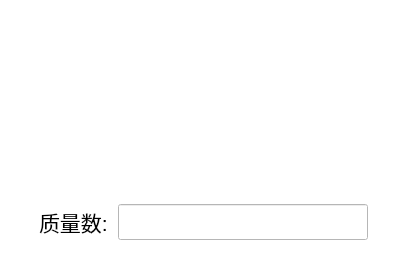
<?xml version="1.0" encoding="UTF-8"?>
<ui version="4.0">
 <class>MassInput</class>
 <widget class="QWidget" name="MassInput">
  <property name="geometry">
   <rect>
    <x>0</x>
    <y>0</y>
    <width>407</width>
    <height>269</height>
   </rect>
  </property>
  <property name="windowTitle">
   <string>Form</string>
  </property>
  <property name="autoFillBackground">
   <bool>false</bool>
  </property>
  <property name="styleSheet">
   <string notr="true">background-color:rgb(255, 255, 255);</string>
  </property>
  <layout class="QGridLayout" name="gridLayout">
   <property name="leftMargin">
    <number>20</number>
   </property>
   <property name="rightMargin">
    <number>20</number>
   </property>
   <item row="0" column="1">
    <widget class="QWidget" name="verticalWidget" native="true">
     <layout class="QVBoxLayout" name="verticalLayout">
      <property name="spacing">
       <number>10</number>
      </property>
      <item>
       <layout class="QHBoxLayout" name="horizontalLayout_2">
        <property name="leftMargin">
         <number>100</number>
        </property>
        <property name="rightMargin">
         <number>100</number>
        </property>
        <item>
         <widget class="QLabel" name="label">
          <property name="sizePolicy">
           <sizepolicy hsizetype="Preferred" vsizetype="Expanding">
            <horstretch>0</horstretch>
            <verstretch>0</verstretch>
           </sizepolicy>
          </property>
          <property name="styleSheet">
           <string notr="true">border-image: url(:/pathView/images/timg0.jpg);</string>
          </property>
          <property name="text">
           <string/>
          </property>
         </widget>
        </item>
       </layout>
      </item>
      <item>
       <widget class="QWidget" name="inputWidget" native="true">
        <property name="minimumSize">
         <size>
          <width>0</width>
          <height>20</height>
         </size>
        </property>
        <layout class="QHBoxLayout" name="horizontalLayout">
         <property name="spacing">
          <number>10</number>
         </property>
         <property name="leftMargin">
          <number>10</number>
         </property>
         <property name="rightMargin">
          <number>10</number>
         </property>
         <item>
          <widget class="QLabel" name="label_2">
           <property name="minimumSize">
            <size>
             <width>0</width>
             <height>20</height>
            </size>
           </property>
           <property name="font">
            <font>
             <pointsize>16</pointsize>
            </font>
           </property>
           <property name="text">
            <string>质量数:</string>
           </property>
          </widget>
         </item>
         <item>
          <widget class="QLineEdit" name="lineEdit">
           <property name="minimumSize">
            <size>
             <width>0</width>
             <height>20</height>
            </size>
           </property>
           <property name="font">
            <font>
             <pointsize>18</pointsize>
            </font>
           </property>
           <property name="alignment">
            <set>Qt::AlignCenter</set>
           </property>
          </widget>
         </item>
        </layout>
       </widget>
      </item>
     </layout>
    </widget>
   </item>
  </layout>
 </widget>
 <resources/>
 <connections/>
</ui>
